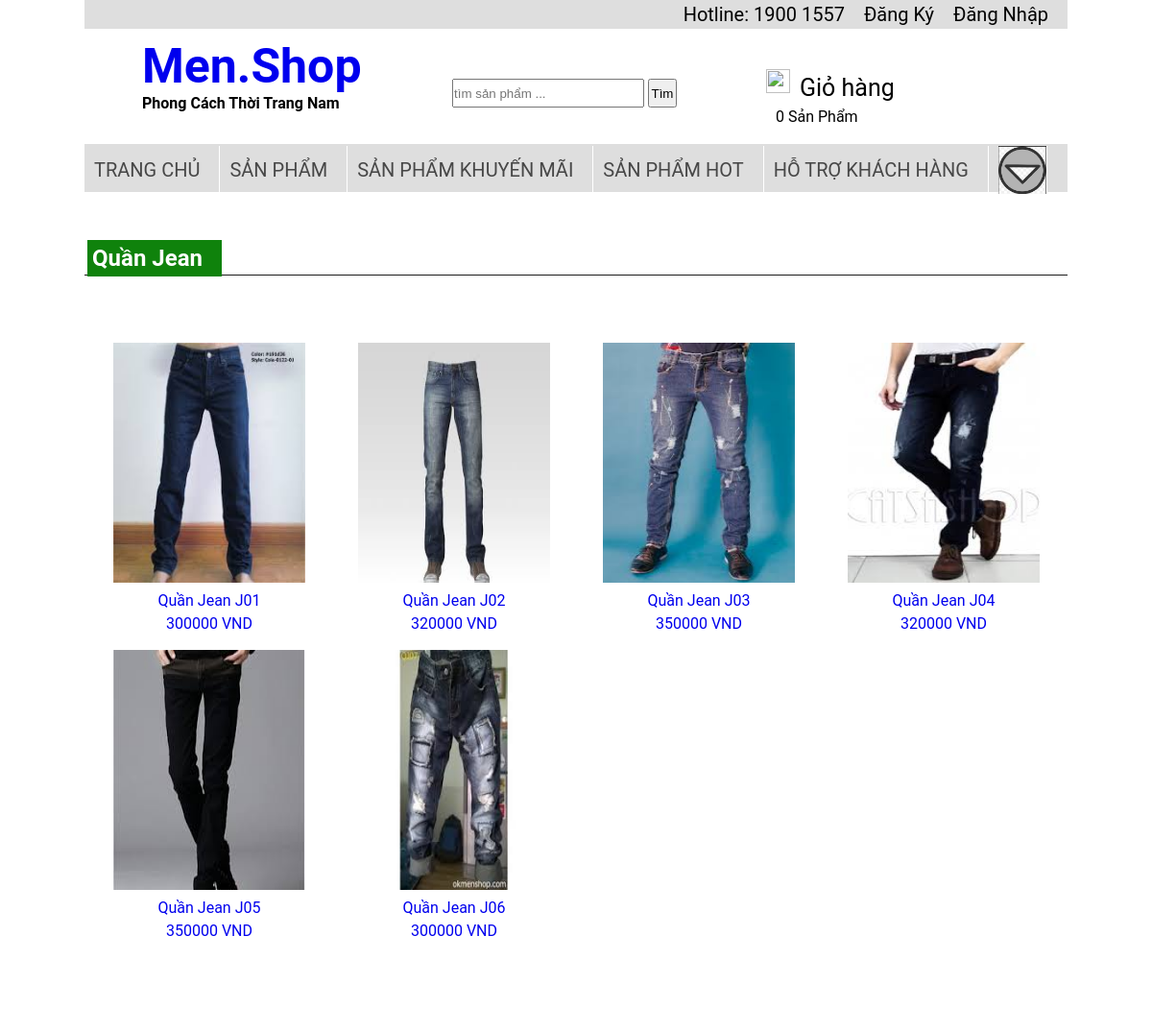
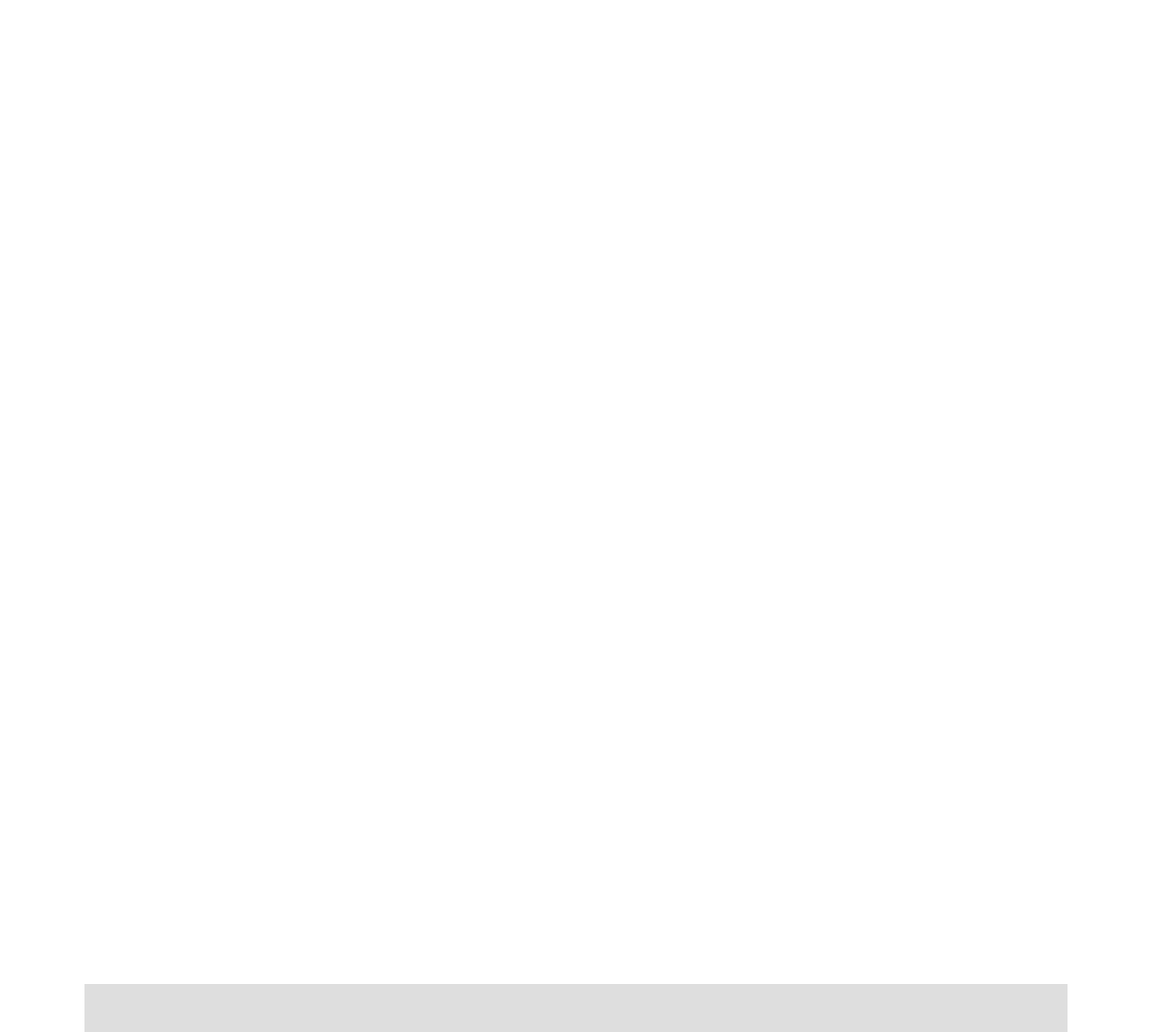
The app's page /menshop/qj.php with its own data (2 pictures, top to bottom).
### tables this page shows
CREATE TABLE `sanpham` (
  `masp` varchar(20) NOT NULL,
  `manhom` varchar(20) NOT NULL,
  `tensp` varchar(50) NOT NULL,
  `anhsp` varchar(50) NOT NULL,
  `gia` int(11) NOT NULL
);

### menshop/qj.php (the view, shortened to what this page needs)
<html>
	<head>
	   	<link rel="stylesheet" type="text/css" href="css/style.css" title="style">
	</head>
	<body>
		<div class="container">
            <?php
            include('includes/top.php');
            include('includes/header.php');
            include('includes/menu.php');
            ?>
            <div class="content">
                <?php
                    include('includes/mysqli_connect.php');
                    $jquery = mysqli_query($dbc,"select * from sanpham where manhom = 'QJ'");
                ?>
                        <div class="quanjean">
                        <h2 class="quanj"><a href="shirt.html">Quần Jean</a></h2>
                            <ul>
                                <?php while($row = mysqli_fetch_array($jquery)){?>
                                <li><a href="ctsp.php?masp=<?php echo $row["masp"] ?>">
                                    <img src="<?php echo $row["anhsp"] ?>" width="200" height="250" />
                                    <p><?php echo $row["tensp"] ?></p>
                                    <p><?php echo $row["gia"] ?> VND</p>
                                </a>
                                </li>
                                <?php }
                                 ?>
                            </ul>
                        </div>
                </div>
              <?php
             include('includes/footer.php');
    		?>
     </div>
	</body>
</html>

### menshop/css/style.css (style rules this page uses)
body { font-family: "Roboto","segoe ui",Helvetica,Arial,sans-serif; }
* { margin: 0; padding: 0 }
.container { width: 1024px; height: auto; margin: auto; }
.content { width: 1024px;height:1800px; }
.quanjean { display: inline-block; width: 100%; float: left; margin-bottom: 10px; }
.quanjean h2 { margin-top: 50px; padding: 3px; border-bottom: 1px solid #1c1c1c; }
.quanjean h2 a { background: #0f820c; padding: 5px; padding-right:20px; color: white; text-decoration: none; }
.quanjean ul { width: 100%; list-style: none; }
.quanjean ul li { width: 250px; height: 250px; margin-top: 10px; text-align: center; float: left; margin-left: 5px;padding-top: 60px; }
.quanjean ul li a { text-decoration: none; }
.quanjean ul li a p { margin-top: 5px; }

### records on screen
sanpham: shows a picture, tensp "Quần Jean J01", gia "300000"
sanpham: shows a picture, tensp "Quần Jean J02", gia "320000"
sanpham: shows a picture, tensp "Quần Jean J03", gia "350000"
sanpham: shows a picture, tensp "Quần Jean J04", gia "320000"
sanpham: shows a picture, tensp "Quần Jean J05", gia "350000"
sanpham: shows a picture, tensp "Quần Jean J06", gia "300000"
